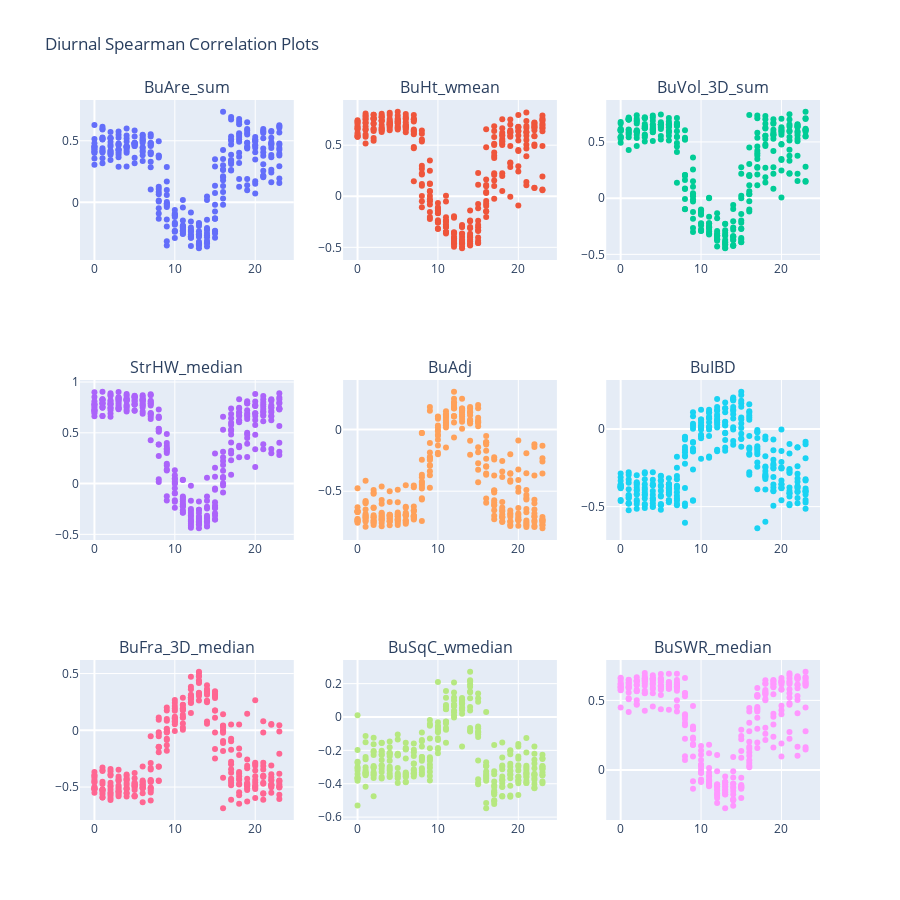

Here is the notebook cell this chart was saved with:
### Markdown cell above
# Diurnal Spearman Correlation Plots

### Code cell
import pandas as pd
import plotly.graph_objects as go
from plotly.subplots import make_subplots

# List of variables to plot
vars_to_plot = ["BuAre_sum", "BuHt_wmean", "BuVol_3D_sum", "StrHW_median", "BuAdj", "BuIBD", "BuFra_3D_median", "BuSqC_wmedian", "BuSWR_median"]
i=200

# Create a 3x3 subplot figure
fig = make_subplots(rows=3, cols=3, subplot_titles=vars_to_plot)

# Loop through variables and plot them in subplots
for idx, var in enumerate(vars_to_plot):
    row = idx // 3 + 1  # Determine row index (1-based)
    col = idx % 3 + 1    # Determine column index (1-based)
    
    # Load and process data
    stats_dict = pd.read_csv(f'/Users/lisawink/Documents/paper1/data/processed_data/diurnal/{var,i}.csv') 
    stats_dict['Time'] = pd.to_datetime(stats_dict['Time'])  # Ensure 'Time' is datetime
    stats_dict['Hour'] = stats_dict['Time'].dt.hour  # Extract hour

    # Create scatter plot
    scatter = go.Scatter(x=stats_dict['Hour'], y=stats_dict['Spearman Correlation'], 
                         mode='markers', name=var)

    # Add to subplot
    fig.add_trace(scatter, row=row, col=col)

# Update layout
fig.update_layout(title="Diurnal Spearman Correlation Plots", height=900, width=900, showlegend=False)

# Show figure
fig.show()

### Figure 1 — Plotly figure (JSON) as saved in the notebook; plotly's stock layout.template omitted (floating-point values rounded to 4 significant figures; data arrays with more than 128 entries replaced by an {"elided": "..."} marker saying what was removed)
{"data": [{"mode": "markers", "name": "BuAre_sum", "type": "scatter", "x": {"elided": "312 int values"}, "xaxis": "x", "y": {"elided": "312 float values"}, "yaxis": "y"}, {"mode": "markers", "name": "BuHt_wmean", "type": "scatter", "x": {"elided": "312 int values"}, "xaxis": "x2", "y": {"elided": "312 float values"}, "yaxis": "y2"}, {"mode": "markers", "name": "BuVol_3D_sum", "type": "scatter", "x": {"elided": "312 int values"}, "xaxis": "x3", "y": {"elided": "312 float values"}, "yaxis": "y3"}, {"mode": "markers", "name": "StrHW_median", "type": "scatter", "x": {"elided": "312 int values"}, "xaxis": "x4", "y": {"elided": "312 float values"}, "yaxis": "y4"}, {"mode": "markers", "name": "BuAdj", "type": "scatter", "x": {"elided": "312 int values"}, "xaxis": "x5", "y": {"elided": "312 float values"}, "yaxis": "y5"}, {"mode": "markers", "name": "BuIBD", "type": "scatter", "x": {"elided": "312 int values"}, "xaxis": "x6", "y": {"elided": "312 float values"}, "yaxis": "y6"}, {"mode": "markers", "name": "BuFra_3D_median", "type": "scatter", "x": {"elided": "312 int values"}, "xaxis": "x7", "y": {"elided": "312 float values"}, "yaxis": "y7"}, {"mode": "markers", "name": "BuSqC_wmedian", "type": "scatter", "x": {"elided": "312 int values"}, "xaxis": "x8", "y": {"elided": "312 float values"}, "yaxis": "y8"}, {"mode": "markers", "name": "BuSWR_median", "type": "scatter", "x": {"elided": "312 int values"}, "xaxis": "x9", "y": {"elided": "312 float values"}, "yaxis": "y9"}], "layout": {"annotations": [{"font": {"size": 16}, "showarrow": false, "text": "BuAre_sum", "x": 0.1444, "xanchor": "center", "xref": "paper", "y": 1, "yanchor": "bottom", "yref": "paper"}, {"font": {"size": 16}, "showarrow": false, "text": "BuHt_wmean", "x": 0.5, "xanchor": "center", "xref": "paper", "y": 1, "yanchor": "bottom", "yref": "paper"}, {"font": {"size": 16}, "showarrow": false, "text": "BuVol_3D_sum", "x": 0.8556, "xanchor": "center", "xref": "paper", "y": 1, "yanchor": "bottom", "yref": "paper"}, {"font": {"size": 16}, "showarrow": false, "text": "StrHW_median", "x": 0.1444, "xanchor": "center", "xref": "paper", "y": 0.6111, "yanchor": "bottom", "yref": "paper"}, {"font": {"size": 16}, "showarrow": false, "text": "BuAdj", "x": 0.5, "xanchor": "center", "xref": "paper", "y": 0.6111, "yanchor": "bottom", "yref": "paper"}, {"font": {"size": 16}, "showarrow": false, "text": "BuIBD", "x": 0.8556, "xanchor": "center", "xref": "paper", "y": 0.6111, "yanchor": "bottom", "yref": "paper"}, {"font": {"size": 16}, "showarrow": false, "text": "BuFra_3D_median", "x": 0.1444, "xanchor": "center", "xref": "paper", "y": 0.2222, "yanchor": "bottom", "yref": "paper"}, {"font": {"size": 16}, "showarrow": false, "text": "BuSqC_wmedian", "x": 0.5, "xanchor": "center", "xref": "paper", "y": 0.2222, "yanchor": "bottom", "yref": "paper"}, {"font": {"size": 16}, "showarrow": false, "text": "BuSWR_median", "x": 0.8556, "xanchor": "center", "xref": "paper", "y": 0.2222, "yanchor": "bottom", "yref": "paper"}], "height": 900, "showlegend": false, "title": {"text": "Diurnal Spearman Correlation Plots"}, "width": 900, "xaxis": {"anchor": "y", "domain": [0, 0.2889]}, "xaxis2": {"anchor": "y2", "domain": [0.3556, 0.6444]}, "xaxis3": {"anchor": "y3", "domain": [0.7111, 1]}, "xaxis4": {"anchor": "y4", "domain": [0, 0.2889]}, "xaxis5": {"anchor": "y5", "domain": [0.3556, 0.6444]}, "xaxis6": {"anchor": "y6", "domain": [0.7111, 1]}, "xaxis7": {"anchor": "y7", "domain": [0, 0.2889]}, "xaxis8": {"anchor": "y8", "domain": [0.3556, 0.6444]}, "xaxis9": {"anchor": "y9", "domain": [0.7111, 1]}, "yaxis": {"anchor": "x", "domain": [0.7778, 1]}, "yaxis2": {"anchor": "x2", "domain": [0.7778, 1]}, "yaxis3": {"anchor": "x3", "domain": [0.7778, 1]}, "yaxis4": {"anchor": "x4", "domain": [0.3889, 0.6111]}, "yaxis5": {"anchor": "x5", "domain": [0.3889, 0.6111]}, "yaxis6": {"anchor": "x6", "domain": [0.3889, 0.6111]}, "yaxis7": {"anchor": "x7", "domain": [0, 0.2222]}, "yaxis8": {"anchor": "x8", "domain": [0, 0.2222]}, "yaxis9": {"anchor": "x9", "domain": [0, 0.2222]}}}
